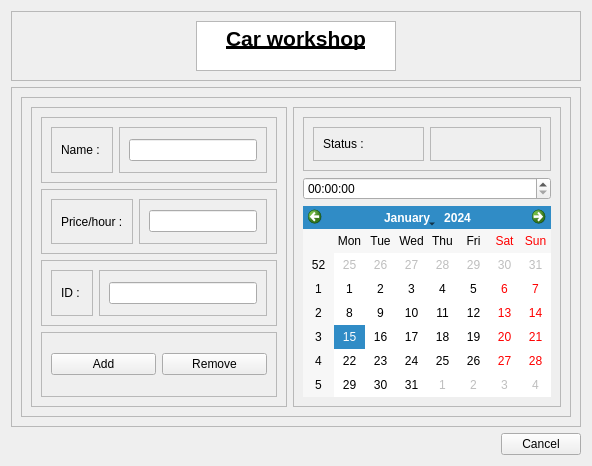
      <widget class="QWidget" name="PageEmployeeManagement">
       <layout class="QVBoxLayout" name="verticalLayout_6">
        <item>
         <widget class="QFrame" name="frame_13">
          <property name="maximumSize">
           <size>
            <width>16777215</width>
            <height>150</height>
           </size>
          </property>
          <property name="frameShape">
           <enum>QFrame::StyledPanel</enum>
          </property>
          <property name="frameShadow">
           <enum>QFrame::Raised</enum>
          </property>
          <layout class="QHBoxLayout" name="horizontalLayout_14">
           <item>
            <widget class="QTextBrowser" name="textBrowser_6">
             <property name="maximumSize">
              <size>
               <width>200</width>
               <height>50</height>
              </size>
             </property>
             <property name="lineWidth">
              <number>0</number>
             </property>
             <property name="html">
              <string>&lt;!DOCTYPE HTML PUBLIC &quot;-//W3C//DTD HTML 4.0//EN&quot; &quot;http://www.w3.org/TR/REC-html40/strict.dtd&quot;&gt;
&lt;html&gt;&lt;head&gt;&lt;meta name=&quot;qrichtext&quot; content=&quot;1&quot; /&gt;&lt;meta charset=&quot;utf-8&quot; /&gt;&lt;style type=&quot;text/css&quot;&gt;
p, li { white-space: pre-wrap; }
hr { height: 1px; border-width: 0; }
li.unchecked::marker { content: &quot;\2610&quot;; }
li.checked::marker { content: &quot;\2612&quot;; }
&lt;/style&gt;&lt;/head&gt;&lt;body style=&quot; font-family:'Segoe UI'; font-size:9pt; font-weight:400; font-style:normal;&quot;&gt;
&lt;p align=&quot;center&quot; style=&quot; margin-top:0px; margin-bottom:0px; margin-left:0px; margin-right:0px; -qt-block-indent:0; text-indent:0px;&quot;&gt;&lt;span style=&quot; font-size:16pt; font-weight:700; text-decoration: underline;&quot;&gt;Car workshop&lt;/span&gt;&lt;/p&gt;&lt;/body&gt;&lt;/html&gt;</string>
             </property>
            </widget>
           </item>
          </layout>
         </widget>
        </item>
        <item>
         <widget class="QFrame" name="frame_29">
          <property name="frameShape">
           <enum>QFrame::StyledPanel</enum>
          </property>
          <property name="frameShadow">
           <enum>QFrame::Raised</enum>
          </property>
          <layout class="QHBoxLayout" name="horizontalLayout_22">
           <item>
            <widget class="QFrame" name="frame_30">
             <property name="frameShape">
              <enum>QFrame::StyledPanel</enum>
             </property>
             <property name="frameShadow">
              <enum>QFrame::Raised</enum>
             </property>
             <layout class="QHBoxLayout" name="horizontalLayout_21">
              <item>
               <widget class="QFrame" name="frame_32">
                <property name="minimumSize">
                 <size>
                  <width>0</width>
                  <height>300</height>
                 </size>
                </property>
                <property name="frameShape">
                 <enum>QFrame::StyledPanel</enum>
                </property>
                <property name="frameShadow">
                 <enum>QFrame::Raised</enum>
                </property>
                <layout class="QVBoxLayout" name="verticalLayout_13">
                 <item>
                  <widget class="QFrame" name="frame_62">
                   <property name="frameShape">
                    <enum>QFrame::StyledPanel</enum>
                   </property>
                   <property name="frameShadow">
                    <enum>QFrame::Raised</enum>
                   </property>
                   <layout class="QHBoxLayout" name="horizontalLayout_40">
                    <item>
                     <widget class="QFrame" name="frame_63">
                      <property name="frameShape">
                       <enum>QFrame::StyledPanel</enum>
                      </property>
                      <property name="frameShadow">
                       <enum>QFrame::Raised</enum>
                      </property>
                      <layout class="QHBoxLayout" name="horizontalLayout_41">
                       <item>
                        <widget class="QLabel" name="label_11">
                         <property name="text">
                          <string>Name : </string>
                         </property>
                        </widget>
                       </item>
                      </layout>
                     </widget>
                    </item>
                    <item>
                     <widget class="QFrame" name="frame_64">
                      <property name="frameShape">
                       <enum>QFrame::StyledPanel</enum>
                      </property>
                      <property name="frameShadow">
                       <enum>QFrame::Raised</enum>
                      </property>
                      <layout class="QHBoxLayout" name="horizontalLayout_42">
                       <item>
                        <widget class="QLineEdit" name="lineEdit_16"/>
                       </item>
                      </layout>
                     </widget>
                    </item>
                   </layout>
                  </widget>
                 </item>
                 <item>
                  <widget class="QFrame" name="frame_65">
                   <property name="frameShape">
                    <enum>QFrame::StyledPanel</enum>
                   </property>
                   <property name="frameShadow">
                    <enum>QFrame::Raised</enum>
                   </property>
                   <layout class="QHBoxLayout" name="horizontalLayout_43">
                    <item>
                     <widget class="QFrame" name="frame_66">
                      <property name="frameShape">
                       <enum>QFrame::StyledPanel</enum>
                      </property>
                      <property name="frameShadow">
                       <enum>QFrame::Raised</enum>
                      </property>
                      <layout class="QHBoxLayout" name="horizontalLayout_44">
                       <item>
                        <widget class="QLabel" name="label_12">
                         <property name="text">
                          <string>Price/hour :</string>
                         </property>
                        </widget>
                       </item>
                      </layout>
                     </widget>
                    </item>
                    <item>
                     <widget class="QFrame" name="frame_67">
                      <property name="frameShape">
                       <enum>QFrame::StyledPanel</enum>
                      </property>
                      <property name="frameShadow">
                       <enum>QFrame::Raised</enum>
                      </property>
                      <layout class="QHBoxLayout" name="horizontalLayout_45">
                       <item>
                        <widget class="QLineEdit" name="lineEdit_17"/>
                       </item>
                      </layout>
                     </widget>
                    </item>
                   </layout>
                  </widget>
                 </item>
                 <item>
                  <widget class="QFrame" name="frame_68">
                   <property name="frameShape">
                    <enum>QFrame::StyledPanel</enum>
                   </property>
                   <property name="frameShadow">
                    <enum>QFrame::Raised</enum>
                   </property>
                   <layout class="QHBoxLayout" name="horizontalLayout_46">
                    <item>
                     <widget class="QFrame" name="frame_69">
                      <property name="frameShape">
                       <enum>QFrame::StyledPanel</enum>
                      </property>
                      <property name="frameShadow">
                       <enum>QFrame::Raised</enum>
                      </property>
                      <layout class="QHBoxLayout" name="horizontalLayout_47">
                       <item>
                        <widget class="QLabel" name="label_28">
                         <property name="text">
                          <string>ID : </string>
                         </property>
                        </widget>
                       </item>
                      </layout>
                     </widget>
                    </item>
                    <item>
                     <widget class="QFrame" name="frame_70">
                      <property name="frameShape">
                       <enum>QFrame::StyledPanel</enum>
                      </property>
                      <property name="frameShadow">
                       <enum>QFrame::Raised</enum>
                      </property>
                      <layout class="QHBoxLayout" name="horizontalLayout_48">
                       <item>
                        <widget class="QLineEdit" name="lineEdit_18"/>
                       </item>
                      </layout>
                     </widget>
                    </item>
                   </layout>
                  </widget>
                 </item>
                 <item>
                  <widget class="QFrame" name="frame_33">
                   <property name="frameShape">
                    <enum>QFrame::StyledPanel</enum>
                   </property>
                   <property name="frameShadow">
                    <enum>QFrame::Raised</enum>
                   </property>
                   <layout class="QHBoxLayout" name="horizontalLayout_23">
                    <item>
                     <widget class="QPushButton" name="AddEmployeeButton">
                      <property name="text">
                       <string>Add</string>
                      </property>
                     </widget>
                    </item>
                    <item>
                     <widget class="QPushButton" name="RemoveEmployeeButton">
                      <property name="text">
                       <string>Remove</string>
                      </property>
                     </widget>
                    </item>
                   </layout>
                  </widget>
                 </item>
                </layout>
               </widget>
              </item>
              <item>
               <widget class="QFrame" name="frame_31">
                <property name="frameShape">
                 <enum>QFrame::StyledPanel</enum>
                </property>
                <property name="frameShadow">
                 <enum>QFrame::Raised</enum>
                </property>
                <layout class="QVBoxLayout" name="verticalLayout_14">
                 <item>
                  <widget class="QFrame" name="frame_49">
                   <property name="frameShape">
                    <enum>QFrame::StyledPanel</enum>
                   </property>
                   <property name="frameShadow">
                    <enum>QFrame::Raised</enum>
                   </property>
                   <layout class="QHBoxLayout" name="horizontalLayout_33">
                    <item>
                     <widget class="QFrame" name="frame_50">
                      <property name="frameShape">
                       <enum>QFrame::StyledPanel</enum>
                      </property>
                      <property name="frameShadow">
                       <enum>QFrame::Raised</enum>
                      </property>
                      <layout class="QHBoxLayout" name="horizontalLayout_32">
                       <item>
                        <widget class="QLabel" name="label_25">
                         <property name="text">
                          <string>Status : </string>
                         </property>
                        </widget>
                       </item>
                      </layout>
                     </widget>
                    </item>
                    <item>
                     <widget class="QFrame" name="frame_51">
                      <property name="frameShape">
                       <enum>QFrame::StyledPanel</enum>
                      </property>
                      <property name="frameShadow">
                       <enum>QFrame::Raised</enum>
                      </property>
                      <layout class="QHBoxLayout" name="horizontalLayout_31">
                       <item>
                        <widget class="QLabel" name="label_13">
                         <property name="text">
                          <string/>
                         </property>
                        </widget>
                       </item>
                      </layout>
                     </widget>
                    </item>
                   </layout>
                  </widget>
                 </item>
                 <item>
                  <widget class="QTimeEdit" name="timeEdit_2"/>
                 </item>
                 <item>
                  <widget class="QCalendarWidget" name="calendarWidget_2"/>
                 </item>
                </layout>
               </widget>
              </item>
             </layout>
            </widget>
           </item>
          </layout>
         </widget>
        </item>
        <item alignment="Qt::AlignRight">
         <widget class="QPushButton" name="CancelPageEmployeeManagementButton">
          <property name="text">
           <string>Cancel</string>
          </property>
         </widget>
        </item>
       </layout>
      </widget>
